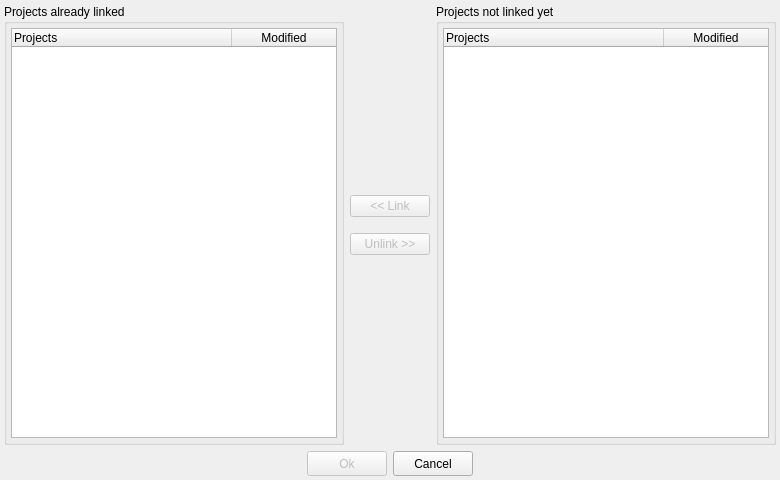
<?xml version="1.0" encoding="UTF-8"?>
<ui version="4.0">
 <class>LinkProjectsDialog</class>
 <widget class="QDialog" name="LinkProjectsDialog">
  <property name="geometry">
   <rect>
    <x>0</x>
    <y>0</y>
    <width>780</width>
    <height>480</height>
   </rect>
  </property>
  <property name="sizePolicy">
   <sizepolicy hsizetype="Fixed" vsizetype="Fixed">
    <horstretch>0</horstretch>
    <verstretch>0</verstretch>
   </sizepolicy>
  </property>
  <property name="minimumSize">
   <size>
    <width>780</width>
    <height>480</height>
   </size>
  </property>
  <property name="maximumSize">
   <size>
    <width>780</width>
    <height>480</height>
   </size>
  </property>
  <layout class="QVBoxLayout" name="verticalLayout_3">
   <property name="margin">
    <number>4</number>
   </property>
   <item>
    <layout class="QHBoxLayout" name="horizontalLayout_2">
     <item>
      <widget class="QGroupBox" name="groupBox_2">
       <property name="title">
        <string>Projects already linked</string>
       </property>
       <layout class="QVBoxLayout" name="verticalLayout">
        <property name="margin">
         <number>4</number>
        </property>
        <item>
         <widget class="QTreeWidget" name="linkProjects">
          <property name="mouseTracking">
           <bool>true</bool>
          </property>
          <property name="styleSheet">
           <string notr="true">QTreeView {show-decoration-selected: 1;} 
QTreeView::item {padding:3px;}</string>
          </property>
          <property name="editTriggers">
           <set>QAbstractItemView::NoEditTriggers</set>
          </property>
          <property name="showDropIndicator" stdset="0">
           <bool>false</bool>
          </property>
          <property name="rootIsDecorated">
           <bool>false</bool>
          </property>
          <property name="expandsOnDoubleClick">
           <bool>false</bool>
          </property>
          <attribute name="headerDefaultSectionSize">
           <number>220</number>
          </attribute>
          <column>
           <property name="text">
            <string notr="true">Projects</string>
           </property>
          </column>
          <column>
           <property name="text">
            <string>Modified</string>
           </property>
           <property name="textAlignment">
            <set>AlignHCenter|AlignVCenter|AlignCenter</set>
           </property>
          </column>
         </widget>
        </item>
       </layout>
      </widget>
     </item>
     <item>
      <layout class="QVBoxLayout" name="verticalLayout_2">
       <item>
        <spacer name="verticalSpacer_2">
         <property name="orientation">
          <enum>Qt::Vertical</enum>
         </property>
         <property name="sizeHint" stdset="0">
          <size>
           <width>20</width>
           <height>40</height>
          </size>
         </property>
        </spacer>
       </item>
       <item>
        <widget class="QPushButton" name="btnLinkProjects">
         <property name="enabled">
          <bool>false</bool>
         </property>
         <property name="text">
          <string>&lt;&lt; Link</string>
         </property>
        </widget>
       </item>
       <item>
        <spacer name="verticalSpacer">
         <property name="orientation">
          <enum>Qt::Vertical</enum>
         </property>
         <property name="sizeType">
          <enum>QSizePolicy::Fixed</enum>
         </property>
         <property name="sizeHint" stdset="0">
          <size>
           <width>20</width>
           <height>10</height>
          </size>
         </property>
        </spacer>
       </item>
       <item>
        <widget class="QPushButton" name="btnUnlinkProjects">
         <property name="enabled">
          <bool>false</bool>
         </property>
         <property name="text">
          <string>Unlink &gt;&gt;</string>
         </property>
        </widget>
       </item>
       <item>
        <spacer name="verticalSpacer_3">
         <property name="orientation">
          <enum>Qt::Vertical</enum>
         </property>
         <property name="sizeHint" stdset="0">
          <size>
           <width>20</width>
           <height>40</height>
          </size>
         </property>
        </spacer>
       </item>
      </layout>
     </item>
     <item>
      <widget class="QGroupBox" name="groupBox">
       <property name="title">
        <string>Projects not linked yet</string>
       </property>
       <layout class="QVBoxLayout" name="verticalLayout_4">
        <property name="margin">
         <number>4</number>
        </property>
        <item>
         <widget class="QTreeWidget" name="availableProjects">
          <property name="mouseTracking">
           <bool>true</bool>
          </property>
          <property name="contextMenuPolicy">
           <enum>Qt::NoContextMenu</enum>
          </property>
          <property name="styleSheet">
           <string notr="true">QTreeView {show-decoration-selected: 1;} 
QTreeView::item {padding:3px;}</string>
          </property>
          <property name="editTriggers">
           <set>QAbstractItemView::NoEditTriggers</set>
          </property>
          <property name="showDropIndicator" stdset="0">
           <bool>false</bool>
          </property>
          <property name="rootIsDecorated">
           <bool>false</bool>
          </property>
          <property name="expandsOnDoubleClick">
           <bool>false</bool>
          </property>
          <attribute name="headerDefaultSectionSize">
           <number>220</number>
          </attribute>
          <column>
           <property name="text">
            <string notr="true">Projects</string>
           </property>
          </column>
          <column>
           <property name="text">
            <string>Modified</string>
           </property>
           <property name="textAlignment">
            <set>AlignHCenter|AlignVCenter|AlignCenter</set>
           </property>
          </column>
         </widget>
        </item>
       </layout>
      </widget>
     </item>
    </layout>
   </item>
   <item>
    <layout class="QHBoxLayout" name="horizontalLayout">
     <item>
      <spacer name="horizontalSpacer_2">
       <property name="orientation">
        <enum>Qt::Horizontal</enum>
       </property>
       <property name="sizeHint" stdset="0">
        <size>
         <width>40</width>
         <height>20</height>
        </size>
       </property>
      </spacer>
     </item>
     <item>
      <widget class="QPushButton" name="btnOk">
       <property name="enabled">
        <bool>false</bool>
       </property>
       <property name="minimumSize">
        <size>
         <width>0</width>
         <height>25</height>
        </size>
       </property>
       <property name="toolTip">
        <string/>
       </property>
       <property name="statusTip">
        <string/>
       </property>
       <property name="whatsThis">
        <string/>
       </property>
       <property name="accessibleName">
        <string/>
       </property>
       <property name="accessibleDescription">
        <string/>
       </property>
       <property name="text">
        <string>Ok</string>
       </property>
       <property name="default">
        <bool>true</bool>
       </property>
      </widget>
     </item>
     <item>
      <widget class="QPushButton" name="btnCancel">
       <property name="minimumSize">
        <size>
         <width>0</width>
         <height>25</height>
        </size>
       </property>
       <property name="toolTip">
        <string/>
       </property>
       <property name="statusTip">
        <string/>
       </property>
       <property name="whatsThis">
        <string/>
       </property>
       <property name="accessibleName">
        <string/>
       </property>
       <property name="accessibleDescription">
        <string/>
       </property>
       <property name="text">
        <string>Cancel</string>
       </property>
      </widget>
     </item>
     <item>
      <spacer name="horizontalSpacer">
       <property name="orientation">
        <enum>Qt::Horizontal</enum>
       </property>
       <property name="sizeHint" stdset="0">
        <size>
         <width>40</width>
         <height>20</height>
        </size>
       </property>
      </spacer>
     </item>
    </layout>
   </item>
  </layout>
 </widget>
 <resources/>
 <connections>
  <connection>
   <sender>btnCancel</sender>
   <signal>clicked()</signal>
   <receiver>LinkProjectsDialog</receiver>
   <slot>reject()</slot>
   <hints>
    <hint type="sourcelabel">
     <x>425</x>
     <y>458</y>
    </hint>
    <hint type="destinationlabel">
     <x>454</x>
     <y>-14</y>
    </hint>
   </hints>
  </connection>
 </connections>
</ui>
